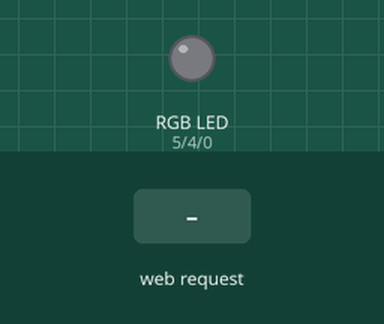
Recording of a sketch running on a simulated ESP8266 (NodeMCU). Shown: an RGB LED mixed from three pins (HIGH = lit). Inputs (shaded band) come from the test bench. Dim RGB values are drawn brighter than linear; WiFi joins after 1.5 s; servers stay silent unless stated; what the sketch prints to the serial monitor is not drawn.

Above: at 2.7 s.
2.8 s: HTTP request GET /fade received
At 3.2 s:
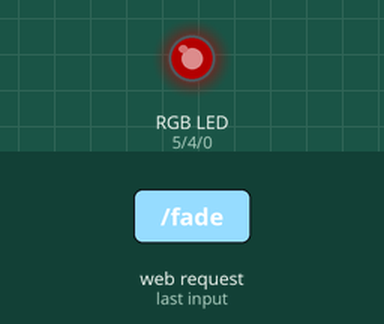
At 4.7 s:
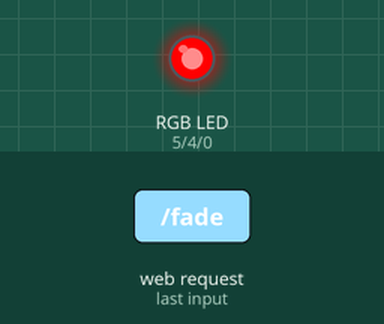
Timing chart, 0 to 6.2 s (numbered marks = the images above; inputs shaded):
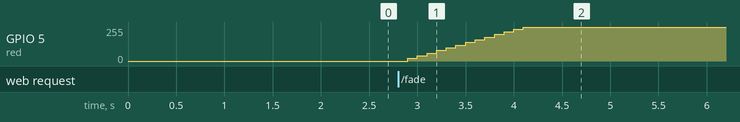

The sketch:

rgbLights.ino
```cpp
#include <ESP8266WiFi.h>
#include <ESP8266mDNS.h>
#include <WiFiUdp.h>
#include <ArduinoOTA.h>
#include <WiFiClient.h>
#include <ESP8266WebServer.h>
#import "index.h"


char ssid[] = "MadHatters";          //  your network SSID (name)
char pass[] = "Blink182";   // your network password
int red = 5;
int green = 4;
int blue = 0;


ESP8266WebServer server(80);

void fade(){

 String message = "";

    if(server.arg("r")== ""){
      message += "r Argument not found";
    }

    if(server.arg("g")== ""){
      message += "g Argument not found";
    }

    if(server.arg("b")== ""){
      message += "b Argument not found";
    }

    int r = server.arg("r").toInt();
    int g = server.arg("g").toInt();
    int b = server.arg("b").toInt();

    analogWrite(red, 0);
    analogWrite(green, 0);
    analogWrite(blue, 0);


  while(r <= 1020){
    analogWrite(red, r);
    delay(100);
    r = r + 20;
  }

   while(r >= 0){
    analogWrite(red, r);
    delay(100);
    r = r - 20;
  }

  server.send(200, "text/html", "fade");
}


void root(){
   String message = "";
   String s = MAIN_page;

    if(server.arg("r")== ""){
      message += "r Argument not found";
    }

    if(server.arg("g")== ""){
      message += "g Argument not found";
    }

    if(server.arg("b")== ""){
      message += "b Argument not found";
    }

    int r = server.arg("r").toInt();
    int g = server.arg("g").toInt();
    int b = server.arg("b").toInt();

    analogWrite(red, r);
    analogWrite(green, g);
    analogWrite(blue, b);

    message = "r=";
    message += r ;
    message += "&";
    message += "g=";
    message += g;
    message += "&";
    message += "b=";
    message += b;

   server.send(200, "text/html", s);
}

void initWifi(){
  Serial.printf("Connecting to %s ,%s", ssid , pass);
  WiFi.begin(ssid, pass);
  while (WiFi.status() != WL_CONNECTED)
  {
    delay(500);
    Serial.print(".");
  }

  Serial.println(" connected");
  Serial.print("IP address: ");
  Serial.println(WiFi.localIP());
}

void setup() {
  Serial.begin(115200);
  Serial.println();

 ArduinoOTA.onStart([]() {
    Serial.println("Start");
  });
  ArduinoOTA.onEnd([]() {
    Serial.println("\nEnd");
  });
  ArduinoOTA.onProgress([](unsigned int progress, unsigned int total) {
    Serial.printf("Progress: %u%%\r", (progress / (total / 100)));
  });
  ArduinoOTA.onError([](ota_error_t error) {
    Serial.printf("Error[%u]: ", error);
    if (error == OTA_AUTH_ERROR) Serial.println("Auth Failed");
    else if (error == OTA_BEGIN_ERROR) Serial.println("Begin Failed");
    else if (error == OTA_CONNECT_ERROR) Serial.println("Connect Failed");
    else if (error == OTA_RECEIVE_ERROR) Serial.println("Receive Failed");
    else if (error == OTA_END_ERROR) Serial.println("End Failed");
  });

  ArduinoOTA.begin();
  Serial.println("Ready");
  Serial.print("IP address: ");
  Serial.println(WiFi.localIP());


  pinMode(red, OUTPUT);
  pinMode(green, OUTPUT);
  pinMode(blue, OUTPUT);

  initWifi();

  server.begin();
  server.on("/", root);
  server.on("/fade", fade);

}


void loop() {
   ArduinoOTA.handle();
    server.handleClient();
}
```

Source omitted: index.h (30083 bytes)

Measured:
- after the input at 2.8 s, GPIO 5 (red): moves from 0/255 to 255/255 over 1.2 s, starting after 0.10 s
